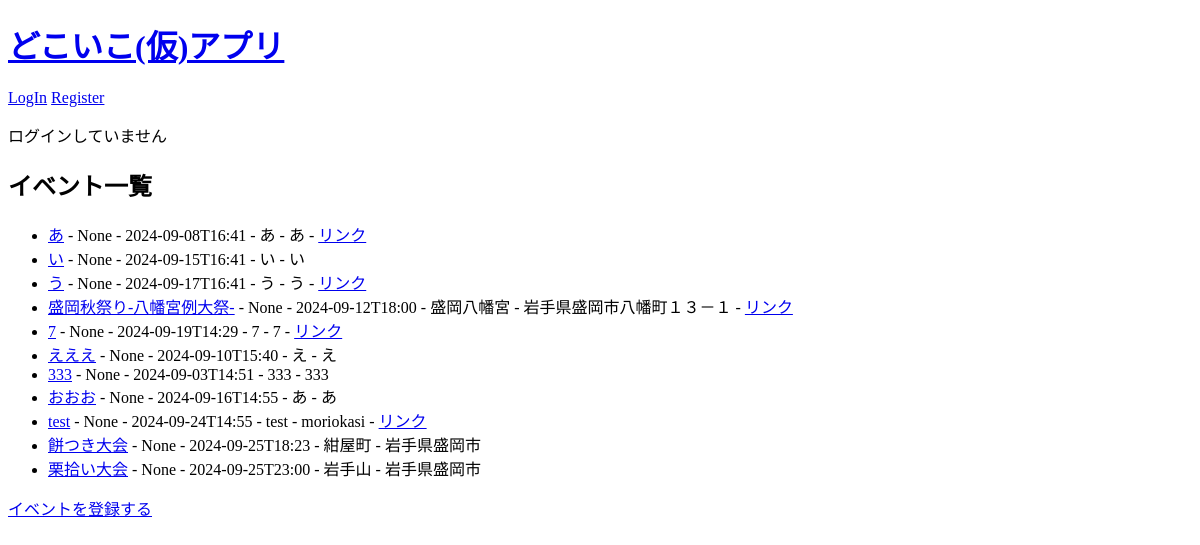
Before: / with the older database file.
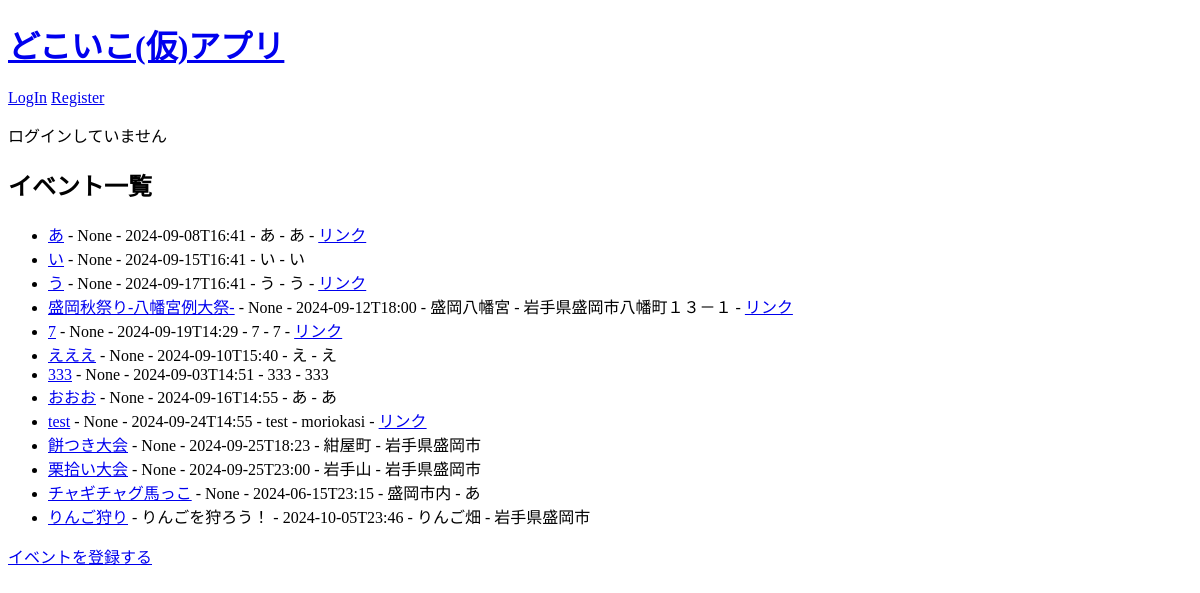
After: the same page with the newer database file.
### config.py (models this page shows)
class Event(Model):
    name = CharField()
    content = TextField(null=True)
    date = DateTimeField()
    place = CharField()
    address = CharField()
    url = CharField(null=True)
    image = CharField(null=True)  # 画像ファイル名を保存するフィールド
    class Meta:
        database = db
        table_name = "events"

### app.py (the view)
@app.route("/", methods=["GET", "POST"])
def index():  # データベースからすべてのイベントを取得
    events = Event.select()
    return render_template("index.html", events=events)

### templates/index.html (shortened to what this page needs)
<!DOCTYPE html>
<html lang="ja">
<head>
</head>
<body>
   <div class="page">
       <h1><a href="{{ url_for('index') }}">どこいこ(仮)アプリ</a></h1>
       <div class="metanav">
           {% if not current_user.is_authenticated %}
               <a href="{{ url_for('user_bp.login') }}">LogIn</a>
               <a href="{{ url_for('user_bp.register') }}">Register</a>
           {% else %}
               <a href="{{ url_for('user_bp.logout') }}">LogOut</a>
           {% endif %}
       </div>
    {% if current_user.is_authenticated %}
        <p>{{ current_user.name }} さんこんにちは</p>
    {% else %}
        <p>ログインしていません</p>
    {% endif %}
    <h2>イベント一覧</h2>
    <ul>
        {% for event in events %}
        <li>
            <a href="{{ url_for('event_detail', event_id=event.id) }}">{{ event.name }}</a>
            - {{ event.content }}
            - {{ event.date }}
            - {{ event.place }}
            - {{ event.address }}
            {% if event.url %}
            - <a href="{{ event.url }}" target="_blank">リンク</a>
            {% endif %}
        </li>
        {% endfor %}
    </ul>
    <a href="{{ url_for('create_events') }}">イベントを登録する</a>
</body>
</html>

Changed rows visible on the page:
added Event: name "チャギチャグ馬っこ", content "None", date "2024-06-15T23:15", place "盛岡市内", address "あ"
added Event: name "りんご狩り", content "りんごを狩ろう！", date "2024-10-05T23:46", place "りんご畑", address "岩手県盛岡市"
